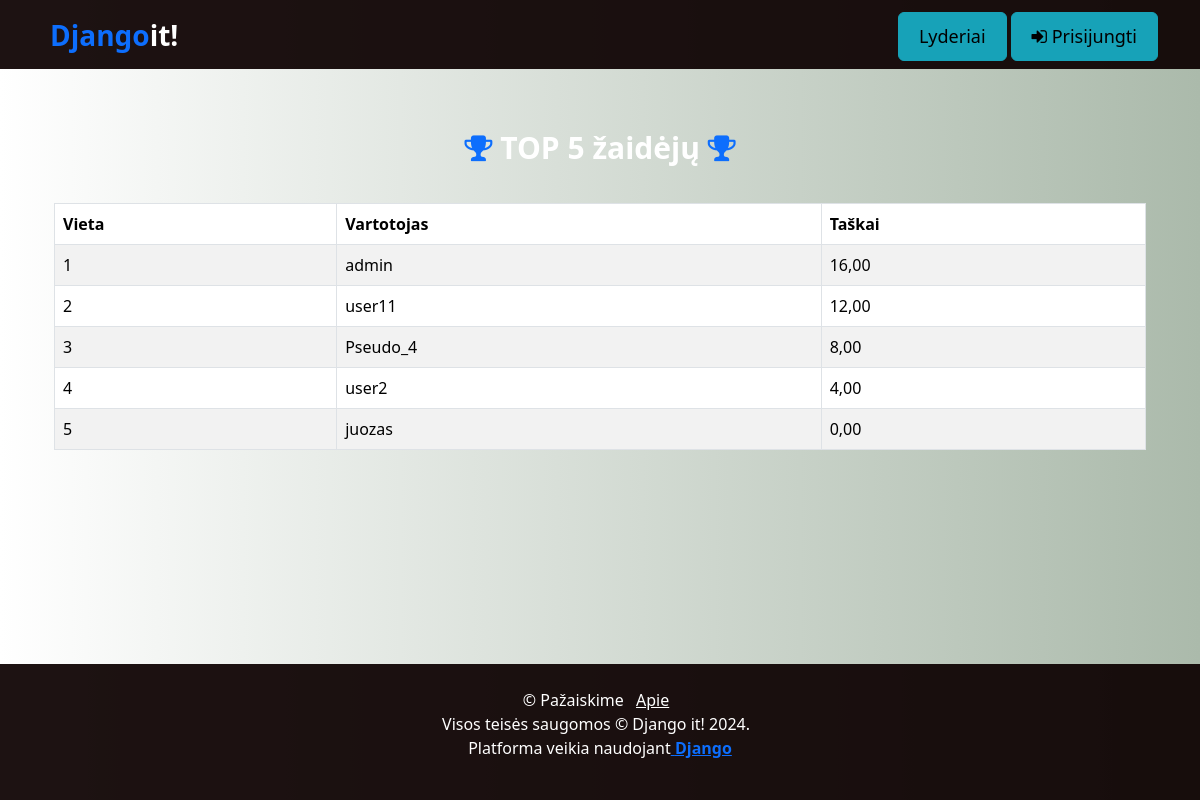
The app's page /leaderboard/, older data.
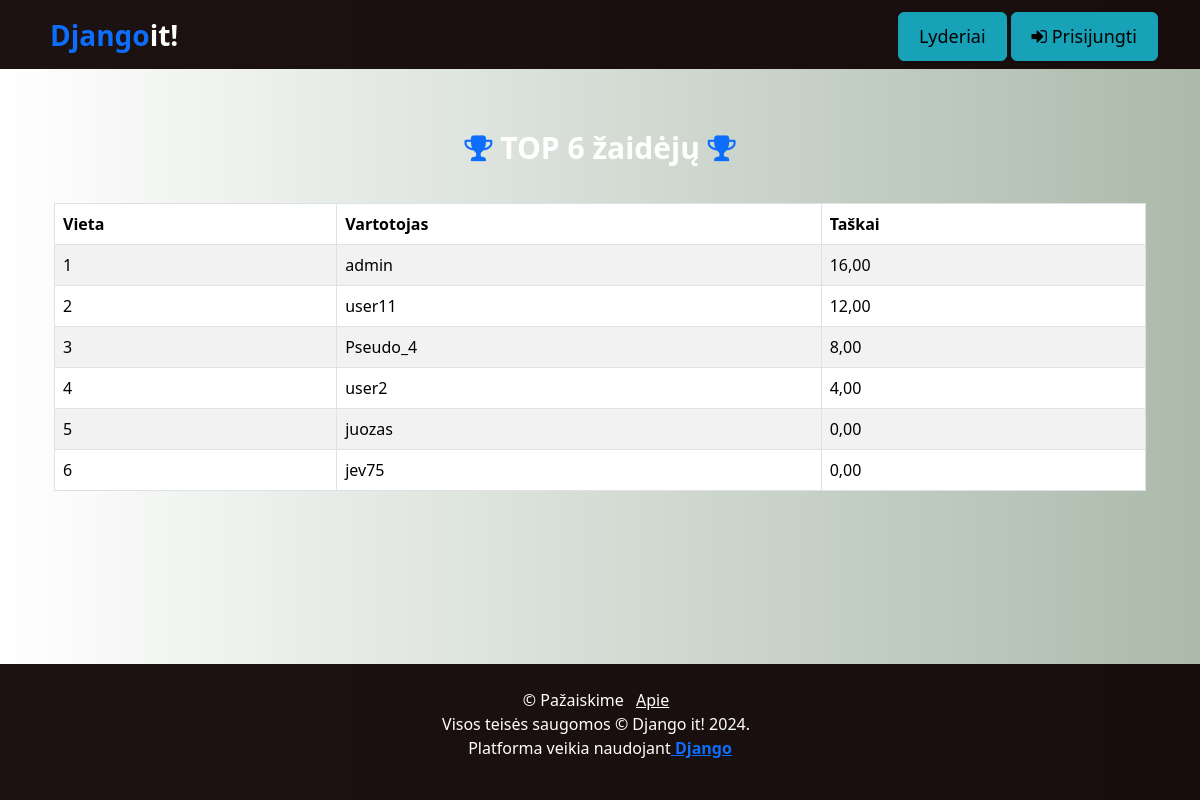
The same page, newer data.
### game/models.py (models this page shows, shortened)
class QuizProfile(TimeStampedModel):
    user = models.OneToOneField(User, on_delete=models.CASCADE, verbose_name='Vartotojas')
    total_score = models.DecimalField(default=0, decimal_places=2, max_digits=10, verbose_name='Bendras balas')
    class Meta:
        verbose_name = 'Profilis'
        verbose_name_plural = 'Profiliai'

### game/views.py (the view)
# urls.py: path('leaderboard/', views.leaderboard, name='leaderboard'),
def leaderboard(request):
    top_quiz_profiles = QuizProfile.objects.order_by('-total_score')[:500]
    total_count = top_quiz_profiles.count()
    context = {
        'top_quiz_profiles': top_quiz_profiles,
        'total_count': total_count,
    }
    return render(request, 'game/leaderboard.html', context=context)

### game/templates/game/leaderboard.html (shortened to what this page needs)
{% extends 'base.html' %}
{% block content %}
<div class="container mt-5">
    <h1 class="text-center mb-4">
        <span class="badge badge-info p-3">
            <i class="fa fa-trophy text-primary" aria-hidden="true"></i> TOP {{ total_count }} žaidėjų <i class="fa fa-trophy text-primary" aria-hidden="true"></i>
        </span>
    </h1>
    <div class="table-responsive">
        <table class="table table-striped table-bordered">
            <thead class="thead-dark">
                <tr>
                    <th>Vieta</th>
                    <th>Vartotojas</th>
                    <th>Taškai</th>
                </tr>
            </thead>
            <tbody>
                {% for quiz_profile in top_quiz_profiles %}
                <tr>
                    <td>{{ forloop.counter }}</td>
                    <td>{{ quiz_profile.user.username }}</td>
                    <td>{{ quiz_profile.total_score }}</td>
                </tr>
                {% endfor %}
            </tbody>
        </table>
    </div>
</div>
{% endblock content %}

### templates/base.html (shortened to what this page needs)
{% load static %}
<!doctype html>
<html lang="lt">
<head>
    <link rel="stylesheet" href="https://cdn.jsdelivr.net/npm/bootstrap@5.3.3/dist/css/bootstrap.min.css">
    <link rel="stylesheet" href="https://stackpath.bootstrapcdn.com/font-awesome/4.7.0/css/font-awesome.min.css">
    <link rel="stylesheet" href="{% static 'css/main.css' %}">
    <link rel="stylesheet" href="{% static 'css/play.css' %}">
</head>
<body class="bg-light d-flex flex-column">
<nav class="navbar navbar-expand-md navbar-dark navbar-custom w-100">
    <div class="container">
        <a class="navbar-brand" href="{% url 'game:home' %}">
            <span class="text-primary fs-3 ms-2 fw-bolder">Django</span><span class="fw-bold text-300 fs-3">it!</span>
        </a>
        <div class="collapse navbar-collapse justify-content-end" id="navbarSupportedContent">
            {% if not request.user.is_active %}
                <a href="{% url 'game:leaderboard' %}" class="btn btn-info mt-1 mx-1">Lyderiai</a>
                <a href="{% url 'game:login' %}" class="btn btn-info mt-1"><i class="fa fa-sign-in"
                                                                              aria-hidden="true"></i>
                    Prisijungti</a>
            {% endif %}
        </div>
    </div>
</nav>
<div class="container-flex container">
    {% block content %}
    {% endblock content %}
</div>
<footer class="custom-footer-bg py-0 w-100">
    <div class="container py-4">
        <ul class="list-inline mb-0 text-center">
            <li class="list-inline-item">&copy; Pažaiskime</li>
                        <li class="list-inline-item"><a href="{% url 'game:about' %}">Apie</a></li>
<br>
            <li class="list-inline-item">Visos teisės saugomos &copy; Django it! 2024.</li>
             <p >
        Platforma veikia naudojant<a class="fw-bold text-primary" href="https://www.djangoproject.com/"
                                     target="_blank"> Django</a>
    </p>
        </ul>
    </div>
</footer>
</body>
</html>

### static/css/main.css (style rules this page uses)
html, body { height: 100%; margin: 0; display: flex; flex-direction: column; }
body { background: #abbaab; background: -webkit-linear-gradient(to right, #ffffff, #abbaab); background: linear-gradient(to right, #ffffff, #abbaab); }
.container-flex { flex: 1; }
.navbar-custom, .custom-footer-bg { background-color: rgba(12,0,0,0.93); color: white !important; }
footer { flex-shrink: 0; width: 100%; text-align: center; padding: 10px 0; }
.custom-footer-bg a { color: white ; text-decoration: underline !important; }

### static/css/play.css (style rules this page uses)
body { background: #abbaab; background: -webkit-linear-gradient(to right, #ffffff, #abbaab); background: linear-gradient(to right, #ffffff, #abbaab); }
.btn-info { background-color: #17a2b8; border-color: #17a2b8; padding: 10px 20px; font-size: 18px; }

Row changes from the older to the newer data that the page shows:
added QuizProfile: user.username "jev75", total_score "0,00"
Text that changed along with them:
{{ total_count }}: "5" → "6"
